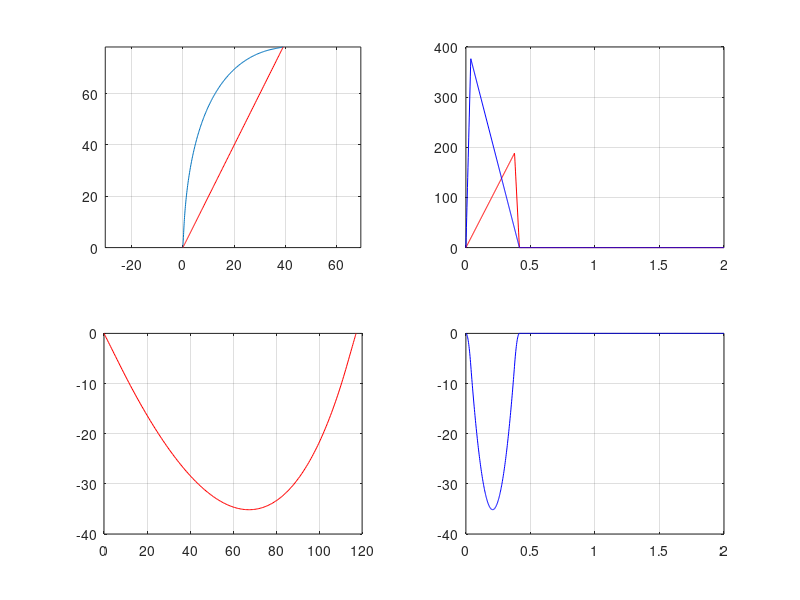
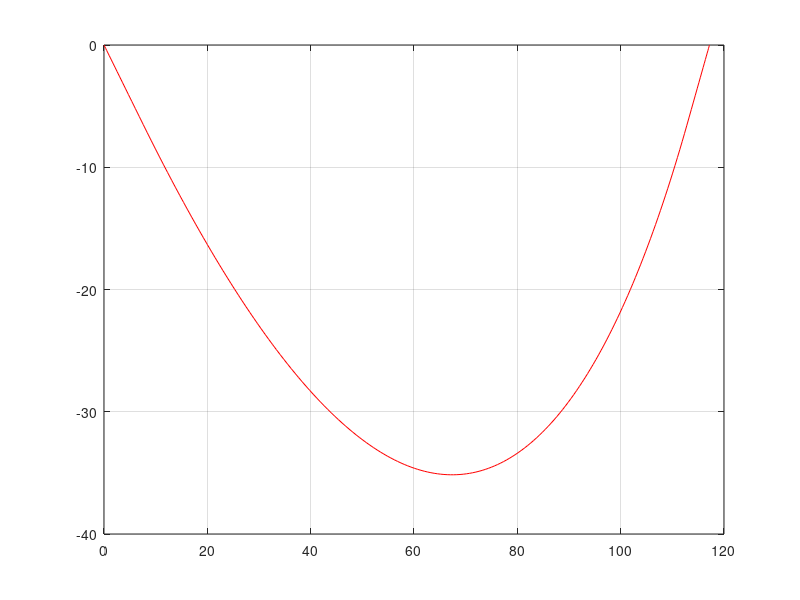

The MATLAB source for these figures, in order:
function parabole4
clc
close all
clear all

%t=linspace(0, 10, 1000);
ustep=1/128;
xtarget= 5000*ustep;
ytarget=10000*ustep;
theta=atan2(ytarget, xtarget);

ax= 1000; dx= 10000; % step/s2
ay=10000; dy= 1000;

if (tan(theta)<1.0)
	accX=ax;	
	accY=ay*tan(theta);	
    decX=dx;	
	decY=dy*tan(theta);
else
	accX=ax/tan(theta);
	accY=ay;
    decX=dx/tan(theta);
	decY=dy;
end

taux=sqrt(0.5*(accX+decX)/accX/decX*xtarget)
tauy=sqrt(0.5*(accY+decY)/accY/decY*ytarget)

t=linspace(0, 2, 1000);

x=pos(t, taux, accX, decX);
y=pos(t, tauy, accY, decY);
vx=speed(t, taux, accX, decX);
vy=speed(t, tauy, accY, decY);

subplot(2, 2, 1)
plot(x, y, '-');
p=polyfit(x, y, 1);
p(2)=0;
p(1)=ytarget/xtarget;
fit=polyval(p, x);
grid on
axis equal
hold on
plot(x, fit, 'r')
subplot(2, 2, 4)
plot(t, fit-y, 'b')
grid on

subplot(2, 2, 2)
plot(t, vx, 'r');
hold on
plot(t, vy, 'b');
grid on
subplot(2, 2, 3)
%plot(t, vx, 'r');
plot(y+x, fit-y, 'r')
grid on

figure
plot(y+x, fit-y, 'r')
grid on

xend=x(end);
r2=(x-xend).^2+y.^2;
end


function x=pos(t, tau, acc, dec)
alpha=2*dec/(acc+dec);
alpha2=alpha*alpha;
x=0.5*acc*(t.^2).*(t<alpha*tau);
x=x+(0.5*acc*alpha2*tau^2+0.5*dec*(alpha-2)^2*tau^2-0.5*dec*(t-2*tau).^2).*(t>=alpha*tau & t<2*tau);
x=x+(0.5*acc*alpha2*tau^2+0.5*dec*(alpha-2)^2*tau^2).*(t>2*tau);
end

function v=speed(t, tau, acc, dec)
alpha=2*dec/(acc+dec);
alpha2=alpha*alpha;
v=acc*t.*(t<alpha*tau);
v=v+dec*(2*tau-t).*(t>=alpha*tau & t<2*tau);
end